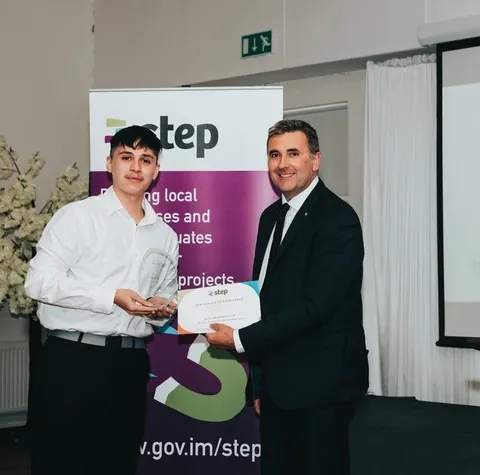
#> input picture docs/info_images/optimised/SalexLTD-480.webp, 480 x 475 px, given in place of sun.jpg, which was not available
$ python optimise-images.py
#> lines starting #> are read from the running program, lines starting #| are printed output that depends on the picture
"""Regenerate responsive WebP assets and metadata; requires Pillow."""
import json
from pathlib import Path
from PIL import Image, ImageOps

ROOT = Path(__file__).resolve().parents[1]
output = ROOT / 'public/info_images/optimised'
output.mkdir(exist_ok=True)
manifest = {}
for source in sorted((ROOT / 'public/info_images').iterdir()):
    if source.suffix.lower() not in {'.jpg', '.jpeg', '.png'}:
        continue
    with Image.open(source) as original:
        image = ImageOps.exif_transpose(original).convert('RGB')
        widths = sorted({min(width, image.width) for width in (480, 960, 1440)})
        variants = []
        for width in widths:
            height = round(image.height * width / image.width)
            name = f'{source.stem}-{width}.webp'
            image.resize((width, height), Image.Resampling.LANCZOS).save(output / name, 'WEBP', quality=80, method=6)
            variants.append({'url': f'./info_images/optimised/{name}', 'width': width})
        manifest[f'./info_images/{source.name}'] = {
            'width': image.width, 'height': image.height, 'variants': variants,
        }
with Image.open(ROOT / 'public/images/sun.jpg') as image:
#> image is the input picture: PIL image 480x475 RGB; mean R, G, B 118.4, 116.7, 115.7
    image.resize((1024, 512), Image.Resampling.LANCZOS).save(ROOT / 'public/images/sun-1024.webp', 'WEBP', quality=82, method=6)
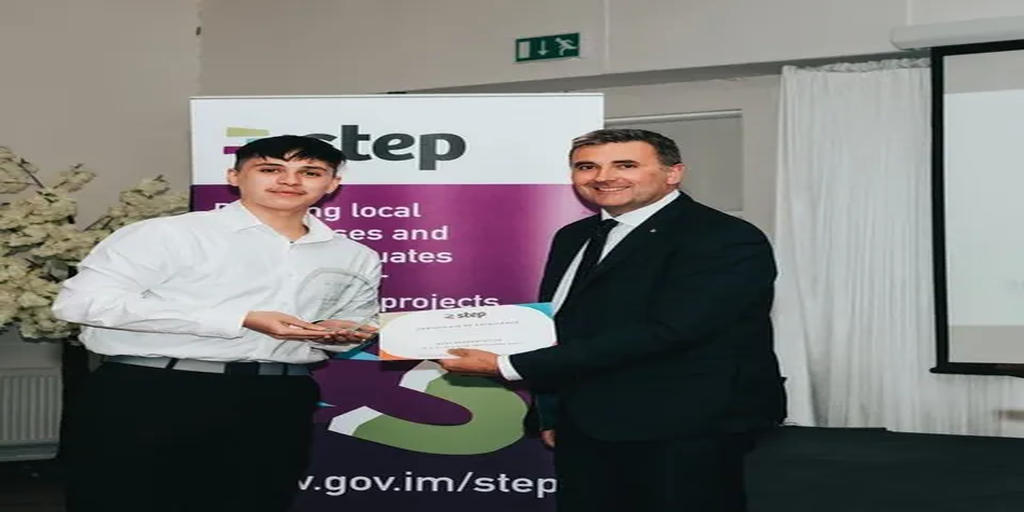
#> saved as sun-1024.webp: PIL image 1024x512 RGB; mean R, G, B 118.4, 116.7, 115.7
(ROOT / 'src/generated/image-manifest.js').write_text(
    '// Generated by scripts/optimise-images.py\nexport const imageManifest = ' + json.dumps(manifest, indent=2) + ';\n'
)

$ run again, on docs/info_images/optimised/childhoodRobot-960.webp
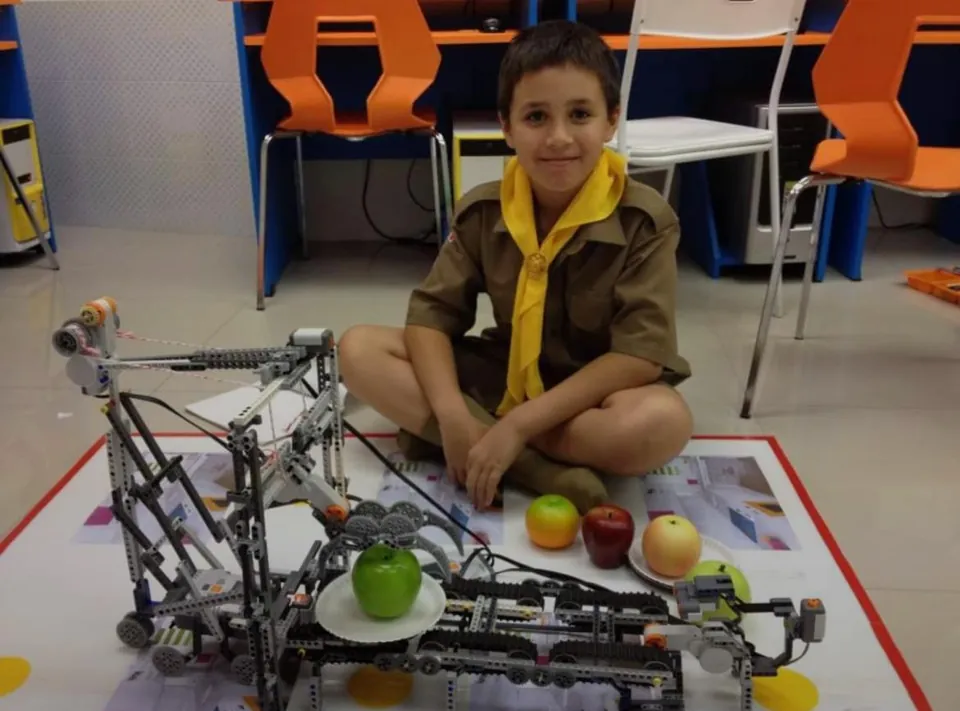
#> input picture docs/info_images/optimised/childhoodRobot-960.webp, 960 x 711 px, given in place of sun.jpg, which was not available
#> image is the input picture: PIL image 960x711 RGB; mean R, G, B 106.3, 90.7, 78.5
#> `image.resize((1024, 512), Image.Resampling.LANCZOS).save(ROOT / 'publi..`:
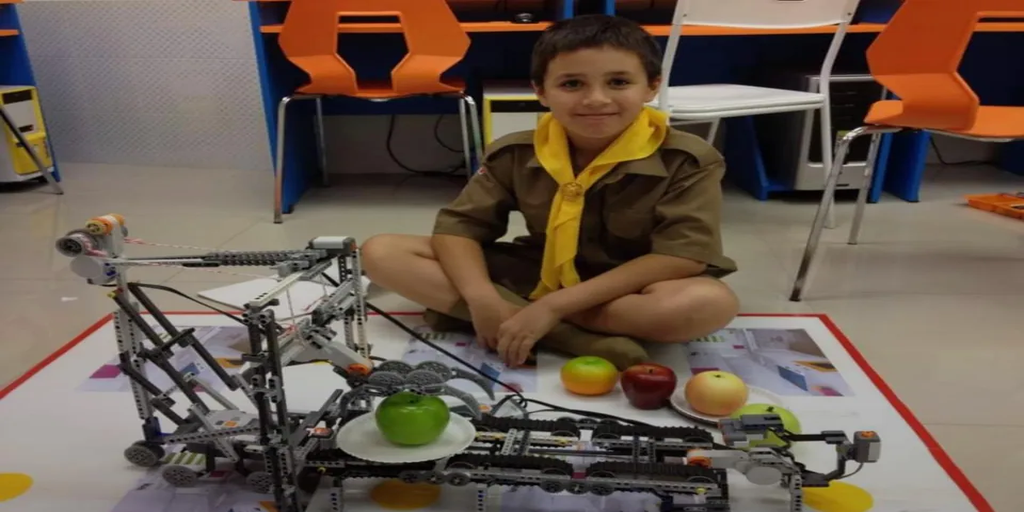
#> saved as sun-1024.webp: PIL image 1024x512 RGB; mean R, G, B 106.3, 90.7, 78.5

$ run again, on docs/info_images/optimised/cv_model-1440.webp
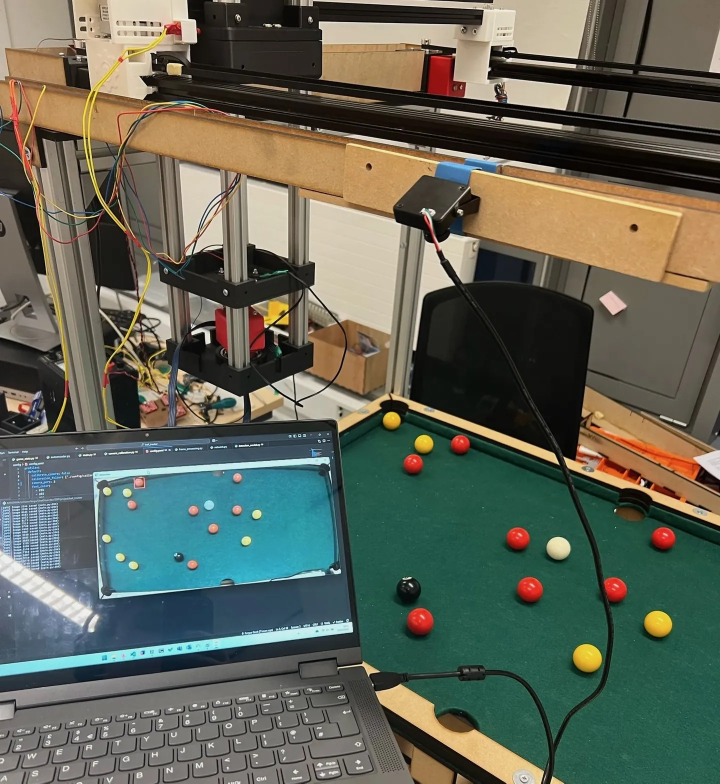
#> input picture docs/info_images/optimised/cv_model-1440.webp, 1440 x 1567 px, given in place of sun.jpg, which was not available (shown at 1/2 size)
#> image is the input picture: PIL image 1440x1567 RGB; mean R, G, B 96.3, 100.4, 86.8
#> `image.resize((1024, 512), Image.Resampling.LANCZOS).save(ROOT / 'publi..`:
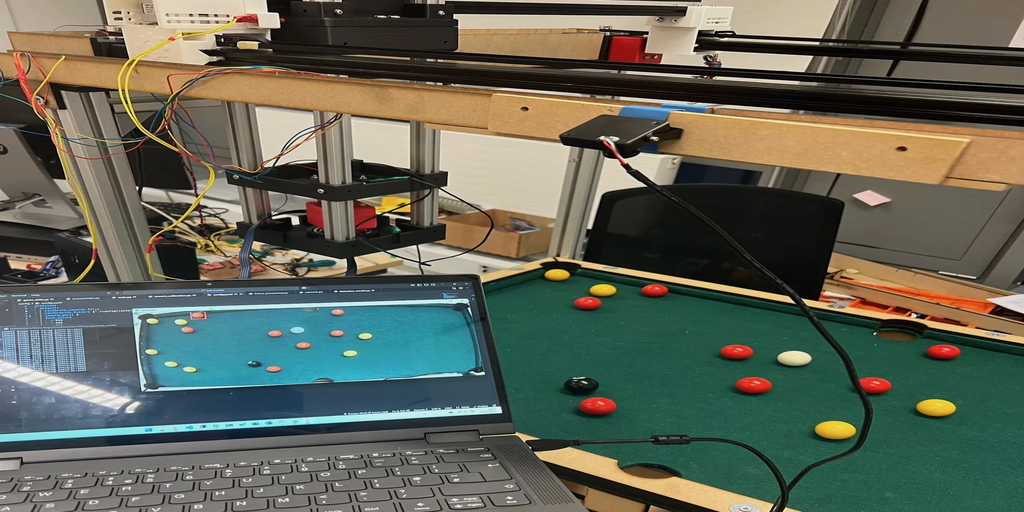
#> saved as sun-1024.webp: PIL image 1024x512 RGB; mean R, G, B 96.3, 100.4, 86.8
